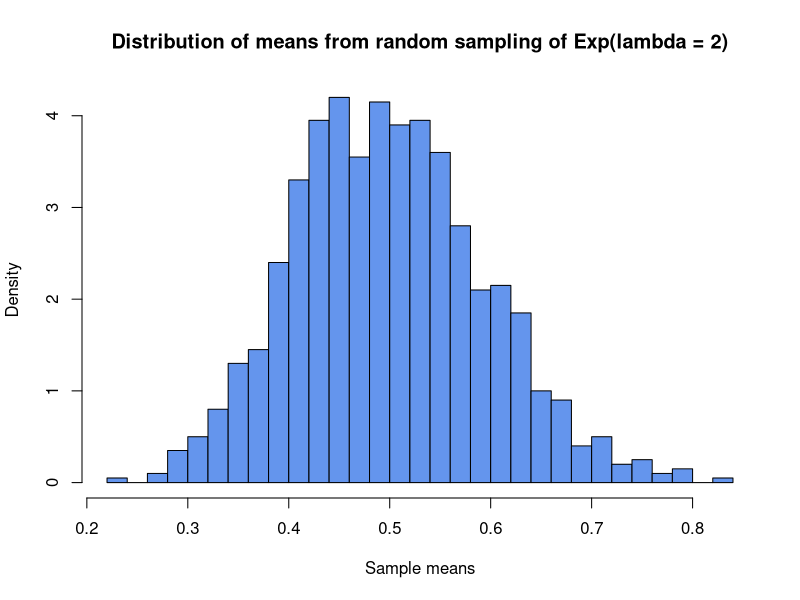
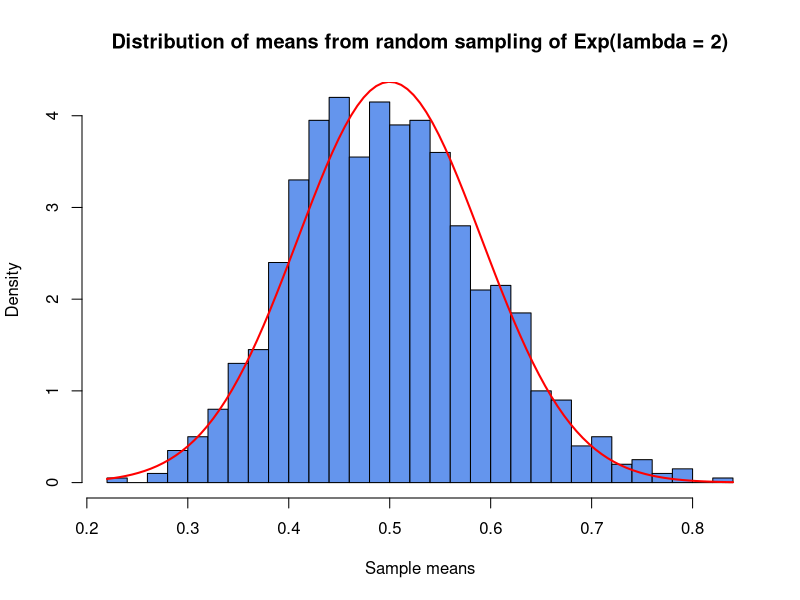

These charts were generated, in order, by the following R code:
## ---- chunk 1
knitr::opts_chunk$set(echo = TRUE)
library(knitr)
## ---- chunk 2
set.seed(200)

num_sims <- 10^4

# Setting up the simulation of 1 game
one_game <- function() 
{
    rolls <- replicate(10, sample(c(1:6), 1))
    win <- if (sum(rolls) >= 40) 1 else 0
    return(win)
}

# Repeating the game 10^4 times and storing results
results <- rep(0, num_sims) # create an empty array
for (i in 1:num_sims)
{
    results[i] <- one_game()
}

monte_carlo <- sum(results)/length(results)
cat("Monte Carlo probability is:", monte_carlo)
## ---- chunk 3
clt <- pnorm(q = 40, mean = 35, sd = sqrt(175/6), lower.tail = FALSE)
cat("CLT approximation is", clt)
## ---- chunk 4
col_1 <- c("Monte Carlo Approximation", "CLT Approximation")
col_2 <- c(monte_carlo, clt)

df <- data.frame(col_1, col_2)
names(df) <- c("Approximation method", "Probability of obtaining sum >= 40")
kable(df)
## ---- chunk 5
value <- c(0, 1, 2, 3, 4)
freq <- c(130, 133, 49, 7, 1)
df <- data.frame(value, freq)
colnames(df) <- c("Value", "Frequency")
kable(df)
## ---- chunk 6
counts <- 320
obs_freq_0 <- 130
obs_freq_1 <- 133
obs_freq_2 <- 49
obs_freq_3 <- 7
obs_freq_4 <- 1

x_bar <- ((0*obs_freq_0) + (1*obs_freq_1) + 
                    (2*obs_freq_2) + (3*obs_freq_3) + (4*obs_freq_4))/counts

cat("The sample mean is", x_bar)
## ---- chunk 7
exp_freq_0 <- round(dbinom(0, 4, 0.2) * counts)
exp_freq_1 <- round(dbinom(1, 4, 0.2) * counts)
exp_freq_2 <- round(dbinom(2, 4, 0.2) * counts)
exp_freq_3 <- round(dbinom(3, 4, 0.2) * counts)
exp_freq_4 <- round(dbinom(4, 4, 0.2) * counts)
## ---- chunk 8
classes <- c(0, 1, 2, 3, 4)
exp_frequencies <- c(exp_freq_0, exp_freq_1, exp_freq_2, exp_freq_3, exp_freq_4)
df <- data.frame(classes, exp_frequencies)
colnames(df) <- c("Class", "Estimated Frequencies")
kable(df)
## ---- chunk 9
sr_0 <- (obs_freq_0 - exp_freq_0) / sqrt(exp_freq_0)
sr_1 <- (obs_freq_1 - exp_freq_1) / sqrt(exp_freq_1)
sr_2 <- (obs_freq_2 - exp_freq_2) / sqrt(exp_freq_2)
sr_3 <- (obs_freq_3 - exp_freq_3) / sqrt(exp_freq_3)
sr_4 <- (obs_freq_4 - exp_freq_4) / sqrt(exp_freq_4)
## ---- chunk 10
standardised_residuals <- c(sr_0, sr_1, sr_2, sr_3, sr_4)
df <- data.frame(classes, standardised_residuals)
colnames(df) <- c("Class", "Standardised Residuals")
kable(df)
## ---- chunk 11
set.seed(100)
true_mean <- 3
true_sd <- 1.5
num_samples <- 25

sample <- rnorm(num_samples, true_mean, true_sd)
x_bar <- mean(sample)
z <- qnorm(0.975)
n <- num_samples
error <- z * true_sd/sqrt(n)

lower <- x_bar - error
upper <- x_bar + error
CI <- c(lower, upper)

cat("Lower:", lower, "Upper:", upper)
## ---- chunk 12
set.seed(100)

# Create a function to undertake the procedure in part (a)
one_CI <- function(reps, mean, sd)
{
    sample <- rnorm(reps, mean, sd)
    
    x_bar <- mean(sample)
    z <- qnorm(0.975)
    n <- reps
    error <- z * sd/sqrt(n)
    
    lower <- x_bar - error
    upper <- x_bar + error
    CI <- c(lower, upper)
    
    return(CI)
}

# Calculate 20 CIs for mu
all_CIs <- vector("list", length = 20)
for (i in 1:20)
{
    all_CIs[[i]] <- one_CI(25, 3, 1.5)
}

# Check how many of these 20 intervals contain the true mean
true_CIs <- rep(0, 20)
for (i in 1:20)
{
    true_CIs[i] <- if (true_mean >= all_CIs[[i]][1] &&
                       true_mean <= all_CIs[[i]][2]) 1 else 0
}
cat("The number of CIs which actually contain the true mean is:", sum(true_CIs))
## ---- chunk 13
set.seed(100)

sample_size <- 30
reps <- 1000

# Get 1000 means of a sample of size 30 from an exponential distribution
sample_means <- rep(0, reps)
for (i in 1:reps)
{
    sample_means[i] <- mean(rexp(sample_size, rate=2))
}

# Draw a histogram
hist(sample_means, 
     probability=TRUE, 
     col="cornflowerblue", 
     main="Distribution of means from random sampling of Exp(lambda = 2)",
     xlab="Sample means",
     breaks=25)

## ---- chunk 14
# Draw a histogram
hist(sample_means, 
     probability=TRUE, 
     col="cornflowerblue", 
     main="Distribution of means from random sampling of Exp(lambda = 2)",
     xlab="Sample means",
     breaks=25)
curve(dnorm(x, 0.5, sqrt(0.25/30)), add = TRUE, col = 'red', lwd = 2)
